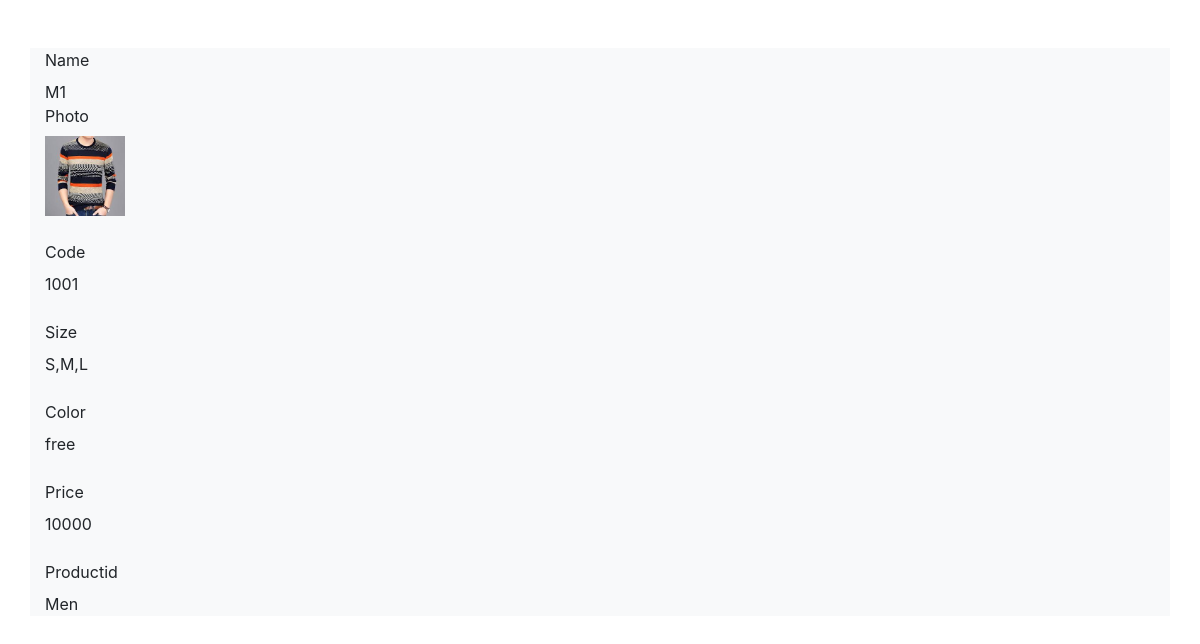
Screenshot of /backend/itemview.php?id=1 with the database file from the repository.
### tables this page shows
CREATE TABLE `item` (
  `id` int(11) NOT NULL,
  `name` varchar(255) NOT NULL,
  `photo` varchar(255) NOT NULL,
  `code` varchar(255) NOT NULL,
  `size` varchar(255) NOT NULL,
  `color` varchar(255) NOT NULL,
  `price` varchar(255) NOT NULL,
  `productid` int(11) NOT NULL
);

CREATE TABLE `product` (
  `id` int(11) NOT NULL,
  `name` varchar(255) NOT NULL
);

### backend/include/dbconn.php (called while the page is built, shortened)
<?php
class Database
{
	private static $dbHost='localhost';
	private static $dbName='purchasersystem';
	private static $dbUserName='root';
	private static $dbPassword='';
	private static $cont=null;
	public static function connect(){
	if (null== self::$cont) {
		try{
			self::$cont=new PDO("mysql:host=".self::$dbHost.";"."dbname=".self::$dbName,self::$dbUserName,self::$dbPassword);
		}
		catch (PDOException $e){
			die($e->getMessage());
		}
	}
	return self::$cont;
}
}
?>

### backend/model/item.php (called while the page is built, shortened)
<?php
include_once('include/dbconn.php');
class Item
{
    public function getviewitem($itemid)
	{
		$this->pdo = Database::connect();
    		$this->pdo->setAttribute(PDO::ATTR_ERRMODE,PDO::ERRMODE_EXCEPTION);
    		$sql="select item.*,product.name as productid from item inner join product on item.id=:id AND item.productid=product.id";
    		$stmt=$this->pdo->prepare($sql);
    		$stmt->bindParam(':id',$itemid);
    		$stmt->execute();
    		$results = $stmt -> fetchAll(PDO::FETCH_ASSOC);
   		 	return $results;
	}
}
?>

### backend/controller/itemcontroller.php (called while the page is built, shortened)
<?php
include_once('model/item.php');
class ItemController extends Item
{
    public function viewitem($itemid)
	{
		return $this->getviewitem($itemid);
	}
}
?>

### backend/itemview.php (the view, shortened to what this page needs)
<?php
$itemid=$_GET['id'];
include_once('controller/itemcontroller.php');
$itemcontroller=new ItemController();
$results=$itemcontroller->viewitem($itemid);
?>
<!DOCTYPE html>
<html lang="en">
  <head>
    <link href="css/bootstrap.css" rel="stylesheet">
  </head>
<body>
<div class="container bg-light mt-5">
	<?php
	foreach ($results as $result) {
	?>
			<label>Name</label>
			<br>
				<?php echo $result['name']; ?><br>
				<label>Photo</label>
			<br>
			<img src="<?php echo $result['photo'];?>" style="width:80px; height:80px;"><br><br>
				<label>Code</label>
				<br>
				<?php echo $result['code']; ?><br>
				<br>
				<label>Size</label><br>
				<?php echo $result['size']; ?><br>
				<br>
				<label>Color</label><br>
				<?php echo $result['color']; ?><br>
				<br>
				<label>Price</label><br>
				<?php echo $result['price']; ?><br>
				<br>
				<label>Productid</label><br>
				<?php echo $result['productid']; ?><br>
		<?php
	}
		?>
</div>
</body>
</html>

### rows the page displays
item: name "M1", photo (picture), code "1001", size "S,M,L", color "free", price "10000", productid.name "Men"
